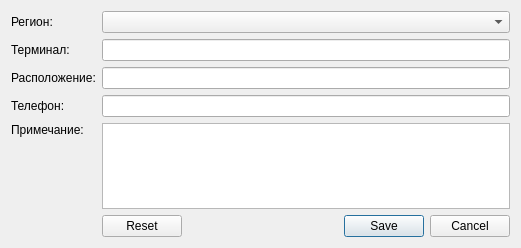
<?xml version="1.0" encoding="UTF-8"?>
<ui version="4.0">
 <class>AddAzsDialog</class>
 <widget class="QDialog" name="AddAzsDialog">
  <property name="geometry">
   <rect>
    <x>0</x>
    <y>0</y>
    <width>521</width>
    <height>248</height>
   </rect>
  </property>
  <property name="windowTitle">
   <string>Dialog</string>
  </property>
  <layout class="QGridLayout" name="gridLayout">
   <item row="3" column="0">
    <widget class="QLabel" name="label_3">
     <property name="text">
      <string>Телефон:</string>
     </property>
    </widget>
   </item>
   <item row="2" column="0">
    <widget class="QLabel" name="label_2">
     <property name="text">
      <string>Расположение:</string>
     </property>
    </widget>
   </item>
   <item row="4" column="0" alignment="Qt::AlignTop">
    <widget class="QLabel" name="label_4">
     <property name="text">
      <string>Примечание:</string>
     </property>
    </widget>
   </item>
   <item row="1" column="1">
    <widget class="QLineEdit" name="lineEditTerminalID"/>
   </item>
   <item row="5" column="1">
    <widget class="QDialogButtonBox" name="buttonBox">
     <property name="standardButtons">
      <set>QDialogButtonBox::Cancel|QDialogButtonBox::Reset|QDialogButtonBox::Save</set>
     </property>
     <property name="centerButtons">
      <bool>false</bool>
     </property>
    </widget>
   </item>
   <item row="3" column="1">
    <widget class="QLineEdit" name="lineEditPhone"/>
   </item>
   <item row="2" column="1">
    <widget class="QLineEdit" name="lineEditAdress">
     <property name="cursorPosition">
      <number>0</number>
     </property>
    </widget>
   </item>
   <item row="1" column="0">
    <widget class="QLabel" name="label">
     <property name="text">
      <string>Терминал:</string>
     </property>
    </widget>
   </item>
   <item row="4" column="1">
    <widget class="QPlainTextEdit" name="plainTextEditComments"/>
   </item>
   <item row="0" column="0">
    <widget class="QLabel" name="labelRegion">
     <property name="text">
      <string>Регион:</string>
     </property>
    </widget>
   </item>
   <item row="0" column="1">
    <widget class="QComboBox" name="comboBoxRegion"/>
   </item>
  </layout>
 </widget>
 <tabstops>
  <tabstop>comboBoxRegion</tabstop>
  <tabstop>lineEditTerminalID</tabstop>
  <tabstop>lineEditAdress</tabstop>
  <tabstop>lineEditPhone</tabstop>
  <tabstop>plainTextEditComments</tabstop>
 </tabstops>
 <resources/>
 <connections/>
</ui>
